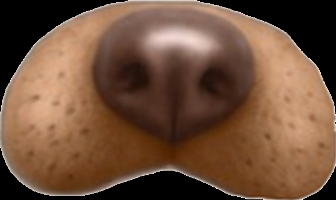
#> input picture assets/Dog_Filter_assets/dog_filter_nose.png, 336 x 200 px
$ python mask.py
#> lines starting #> are read from the running program, lines starting #| are printed output that depends on the picture; after the words box and inside, x2 and y2 are one past the last pixel; in counts of white or black regions, pixels touching at a corner belong together
import cv2
import numpy as np

img = cv2.imread("assets/Dog_Filter_assets/dog_filter_nose.png",0)
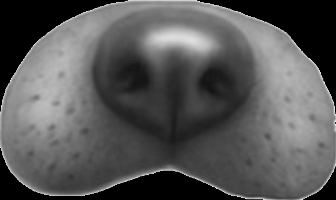
#> img: shape (200, 336); min 0, max 243, mean 86.3
thresh = cv2.threshold(img,0,255,cv2.THRESH_BINARY)[1]
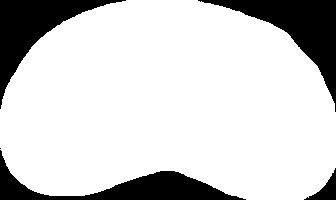
#> thresh: shape (200, 336); 81.6% white; 5 black regions (1 under 20 px), largest, box (x1, y1, x2, y2) and area: (198, 0, 336, 112) 4371, (0, 0, 126, 109) 3921, (0, 150, 246, 200) 3695, (304, 168, 336, 200) 389

cv2.imwrite("assets/Dog_Filter_assets/dog_filter_nose_mask.png",thresh)

$ run again, with assets/Dog_Filter_assets/dog_filter_left_ear.png copied over assets/Dog_Filter_assets/dog_filter_nose.png
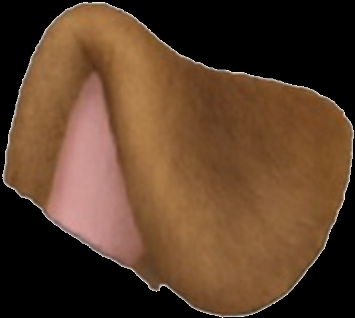
#> input picture assets/Dog_Filter_assets/dog_filter_left_ear.png, 355 x 318 px
#> `img = cv2.imread("assets/Dog_Filter_assets/dog_filter_nose.png",0)`:
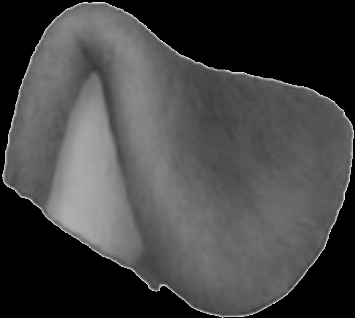
#> img: shape (318, 355); min 0, max 242, mean 68.6
#> `thresh = cv2.threshold(img,0,255,cv2.THRESH_BINARY)[1]`:
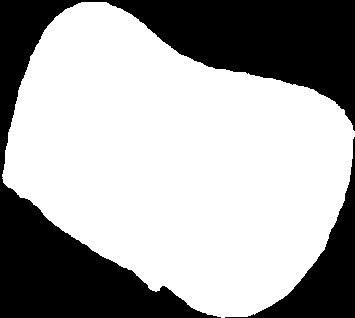
#> thresh: shape (318, 355); 65% white; 2 black regions, box (x1, y1, x2, y2) and area: (0, 0, 355, 318) 34050, (225, 137, 355, 318) 5512

$ run again, with assets/Dog_Filter_assets/dog_filter_right_ear.png copied over assets/Dog_Filter_assets/dog_filter_nose.png
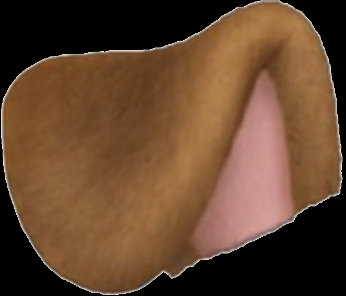
#> input picture assets/Dog_Filter_assets/dog_filter_right_ear.png, 346 x 296 px
#> `img = cv2.imread("assets/Dog_Filter_assets/dog_filter_nose.png",0)`:
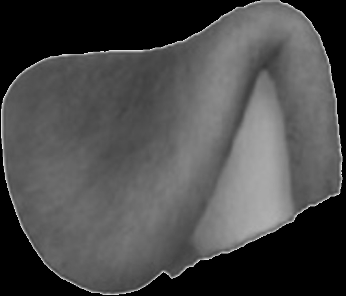
#> img: shape (296, 346); min 0, max 243, mean 75
#> `thresh = cv2.threshold(img,0,255,cv2.THRESH_BINARY)[1]`:
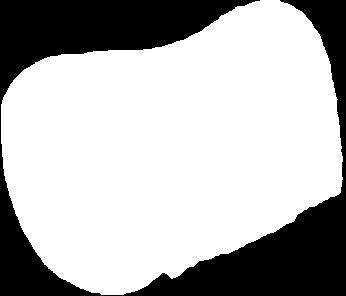
#> thresh: shape (296, 346); 70.9% white; 1 black region, box (x1, y1, x2, y2) and area: (0, 0, 346, 296) 29808
